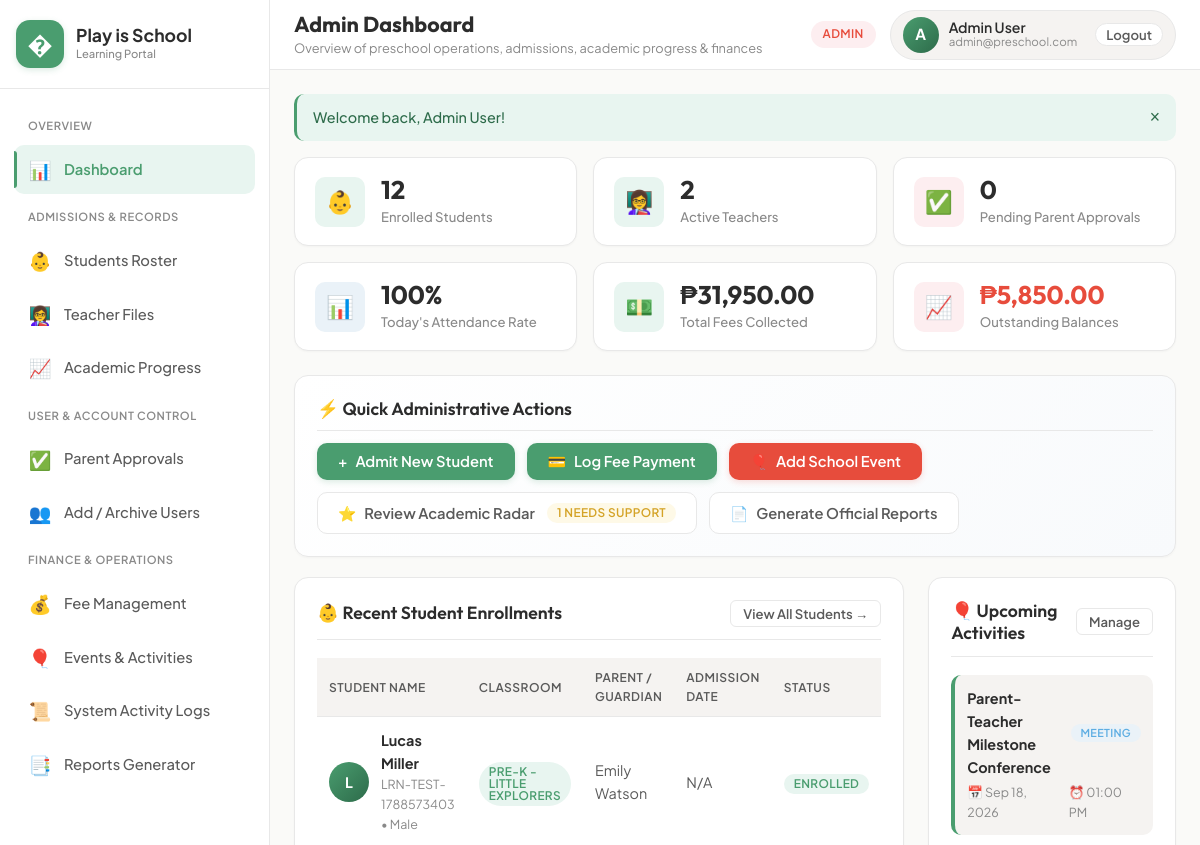
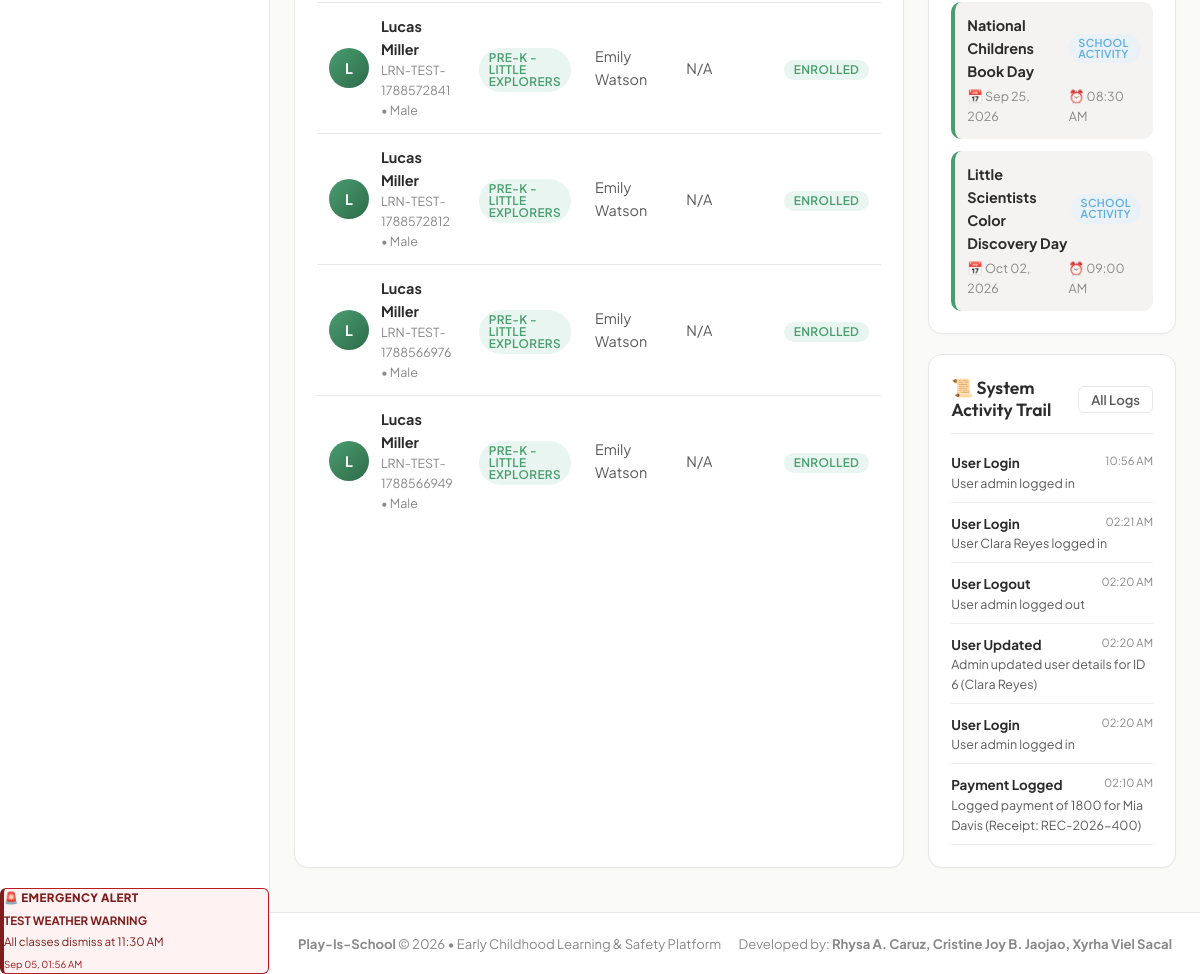
/admin/index.php (signed in), run on the app's committed database (2 pictures, top to bottom).
### tables this page shows
CREATE TABLE emergency_alerts (
            id INTEGER PRIMARY KEY AUTOINCREMENT,
            title TEXT NOT NULL,
            message TEXT NOT NULL,
            severity TEXT DEFAULT 'urgent' CHECK(severity IN ('urgent', 'critical', 'warning')),
            posted_by INTEGER,
            created_at DATETIME DEFAULT CURRENT_TIMESTAMP,
            is_active INTEGER DEFAULT 1,
            FOREIGN KEY (posted_by) REFERENCES users(id) ON DELETE SET NULL
        );

CREATE TABLE students (
            id INTEGER PRIMARY KEY AUTOINCREMENT,
            first_name TEXT NOT NULL,
            last_name TEXT NOT NULL,
            lrn TEXT UNIQUE,
            dob DATE NOT NULL,
            gender TEXT CHECK(gender IN ('Male', 'Female')),
            blood_type TEXT,
            classroom_id INTEGER,
            parent_id INTEGER,
            address TEXT,
            emergency_contact_name TEXT,
            emergency_contact_phone TEXT,
            allergies TEXT,
            medical_notes TEXT,
            enrollment_status TEXT DEFAULT 'enrolled' CHECK(enrollment_status IN ('enrolled', 'archived', 'withdrawn')),
            admission_date DATE,
            avatar TEXT,
            FOREIGN KEY (classroom_id) REFERENCES classrooms(id) ON DELETE SET NULL,
            FOREIGN KEY (parent_id) REFERENCES users(id) ON DELETE SET NULL
        );

CREATE TABLE classrooms (
            id INTEGER PRIMARY KEY AUTOINCREMENT,
            name TEXT NOT NULL,
            room_number TEXT,
            capacity INTEGER DEFAULT 20,
            teacher_id INTEGER,
            FOREIGN KEY (teacher_id) REFERENCES users(id) ON DELETE SET NULL
        );

CREATE TABLE users (
            id INTEGER PRIMARY KEY AUTOINCREMENT,
            name TEXT NOT NULL,
            email TEXT UNIQUE NOT NULL,
            password TEXT NOT NULL,
            role TEXT NOT NULL CHECK(role IN ('admin', 'teacher', 'parent')),
            phone TEXT,
            status TEXT NOT NULL DEFAULT 'active' CHECK(status IN ('active', 'pending_approval', 'archived', 'rejected')),
            avatar TEXT,
            created_at DATETIME DEFAULT CURRENT_TIMESTAMP,
            updated_at DATETIME DEFAULT CURRENT_TIMESTAMP
        );

CREATE TABLE events (
            id INTEGER PRIMARY KEY AUTOINCREMENT,
            title TEXT NOT NULL,
            description TEXT,
            event_date DATE NOT NULL,
            start_time TIME,
            end_time TIME,
            location TEXT,
            event_type TEXT DEFAULT 'School Activity',
            created_by INTEGER,
            created_at DATETIME DEFAULT CURRENT_TIMESTAMP,
            FOREIGN KEY (created_by) REFERENCES users(id) ON DELETE SET NULL
        );

CREATE TABLE activity_logs (
            id INTEGER PRIMARY KEY AUTOINCREMENT,
            user_id INTEGER,
            action TEXT NOT NULL,
            details TEXT,
            ip_address TEXT,
            created_at DATETIME DEFAULT CURRENT_TIMESTAMP,
            FOREIGN KEY (user_id) REFERENCES users(id) ON DELETE SET NULL
        );

### admin/index.php (the view, shortened to what the rows shown need)
<?php
require_once dirname(__DIR__) . '/includes/auth.php';
$db = getDB();
$today = date('Y-m-d');
$recentStudents = $db->query("
    SELECT s.*, c.name as class_name, u.name as parent_name
    FROM students s
    LEFT JOIN classrooms c ON s.classroom_id = c.id
    LEFT JOIN users u ON s.parent_id = u.id
    WHERE s.enrollment_status = 'enrolled'
    ORDER BY s.id DESC LIMIT 5
")->fetchAll();
$upcomingEvents = $db->query("
    SELECT * FROM events
    WHERE event_date >= '$today'
    ORDER BY event_date ASC LIMIT 4
")->fetchAll();
$recentLogs = $db->query("
    SELECT l.*, u.name as user_name, u.role as user_role
    FROM activity_logs l
    LEFT JOIN users u ON l.user_id = u.id
    ORDER BY l.id DESC LIMIT 6
")->fetchAll();
require_once dirname(__DIR__) . '/includes/header.php';
?>
<div style="display: grid; grid-template-columns: 2fr 1fr; gap: 24px;">
    <div class="card">
        <div class="table-responsive">
            <table class="table">
                <thead>
                    <tr>
                        <th>Student Name</th>
                        <th>Classroom</th>
                        <th>Parent / Guardian</th>
                        <th>Admission Date</th>
                        <th>Status</th>
                    </tr>
                </thead>
                <tbody>
                    <?php if (empty($recentStudents)): ?>
                        <tr><td colspan="5" style="text-align:center; padding: 24px; color: var(--text-muted);">No student records found.</td></tr>
                    <?php else: ?>
                        <?php foreach ($recentStudents as $s): ?>
                            <tr>
                                <td>
                                    <div class="user-cell">
                                        <div class="user-cell-avatar">
                                            <?= strtoupper(substr($s['first_name'], 0, 1)) ?>
                                        </div>
                                        <div>
                                            <div class="user-cell-name"><?= htmlspecialchars($s['first_name'] . ' ' . $s['last_name']) ?></div>
                                            <div class="user-cell-sub"><?= htmlspecialchars($s['lrn'] ?? 'No LRN') ?> &bull; <?= htmlspecialchars($s['gender']) ?></div>
                                        </div>
                                    </div>
                                </td>
                                <td><span class="badge badge-primary"><?= htmlspecialchars($s['class_name'] ?? 'Unassigned') ?></span></td>
                                <td><?= htmlspecialchars($s['parent_name'] ?? 'Not Linked') ?></td>
                                <td><?= formatDate($s['admission_date']) ?></td>
                                <td><span class="badge badge-success"><?= strtoupper($s['enrollment_status']) ?></span></td>
                            </tr>
                        <?php endforeach; ?>
                    <?php endif; ?>
                </tbody>
            </table>
        </div>
    </div>
    <div>
        <div class="card">
            <?php if (empty($upcomingEvents)): ?>
                <p style="color: var(--text-muted); font-size: 0.88rem;">No upcoming events scheduled.</p>
            <?php else: ?>
                <div style="display: flex; flex-direction: column; gap: 12px;">
                    <?php foreach ($upcomingEvents as $evt): ?>
                        <div style="padding: 12px; background: var(--bg-card-subtle); border-radius: var(--radius-md); border-left: 4px solid var(--primary);">
                            <div class="d-flex justify-between align-center" style="margin-bottom: 4px;">
                                <strong style="font-size: 0.9rem; color: var(--text-primary);"><?= htmlspecialchars($evt['title']) ?></strong>
                                <span class="badge badge-info" style="font-size: 0.68rem;"><?= htmlspecialchars($evt['event_type']) ?></span>
                            </div>
                            <div style="font-size: 0.78rem; color: var(--text-muted); display: flex; gap: 10px;">
                                <span>📅 <?= formatDate($evt['event_date']) ?></span>
                                <span>⏰ <?= formatTime($evt['start_time']) ?></span>
                            </div>
                        </div>
                    <?php endforeach; ?>
                </div>
            <?php endif; ?>
        </div>
        <div class="card">
            <div style="display: flex; flex-direction: column; gap: 10px; font-size: 0.84rem;">
                <?php foreach ($recentLogs as $log): ?>
                    <div style="border-bottom: 1px solid var(--border-subtle); padding-bottom: 8px;">
                        <div class="d-flex justify-between">
                            <strong style="color: var(--text-primary);"><?= htmlspecialchars($log['action']) ?></strong>
                            <small style="color: var(--text-muted);"><?= date('h:i A', strtotime($log['created_at'])) ?></small>
                        </div>
                        <div style="color: var(--text-secondary); font-size: 0.78rem;">
                            <?= htmlspecialchars($log['details']) ?>
                        </div>
                    </div>
                <?php endforeach; ?>
            </div>
        </div>
    </div>
</div>
<?php require_once dirname(__DIR__) . '/includes/footer.php'; ?>

### includes/sidebar/sidebar.php (shortened to what the rows shown need)
<?php
$activeEmergency = getActiveEmergencyAlert();
?>
<aside class="app-sidebar" id="appSidebar">
    <?php if ($activeEmergency): ?>
        <div class="sidebar-emergency" role="alert">
            <div class="sidebar-emergency-title">🚨 Emergency Alert</div>
            <strong><?= htmlspecialchars($activeEmergency['title']) ?></strong>
            <p><?= htmlspecialchars($activeEmergency['message']) ?></p>
            <small><?= date('M d, h:i A', strtotime($activeEmergency['created_at'])) ?></small>
        </div>
    <?php endif; ?>
</aside>

### data on the page
emergency_alerts: title "TEST WEATHER WARNING", message "All classes dismiss at 11:30 AM", created_at "Sep 05, 01:56 AM"
students: first_name "L", first_name+last_name "Lucas Miller", lrn "LRN-TEST-1788573403", gender "Male", classroom.name "PRE-K - LITTLE EXPLORERS", parent.name "Emily Watson", admission_date "N/A", enrollment_status "ENROLLED"
students: first_name "L", first_name+last_name "Lucas Miller", lrn "LRN-TEST-1788572841", gender "Male", classroom.name "PRE-K - LITTLE EXPLORERS", parent.name "Emily Watson", admission_date "N/A", enrollment_status "ENROLLED"
students: first_name "L", first_name+last_name "Lucas Miller", lrn "LRN-TEST-1788572812", gender "Male", classroom.name "PRE-K - LITTLE EXPLORERS", parent.name "Emily Watson", admission_date "N/A", enrollment_status "ENROLLED"
students: first_name "L", first_name+last_name "Lucas Miller", lrn "LRN-TEST-1788566976", gender "Male", classroom.name "PRE-K - LITTLE EXPLORERS", parent.name "Emily Watson", admission_date "N/A", enrollment_status "ENROLLED"
students: first_name "L", first_name+last_name "Lucas Miller", lrn "LRN-TEST-1788566949", gender "Male", classroom.name "PRE-K - LITTLE EXPLORERS", parent.name "Emily Watson", admission_date "N/A", enrollment_status "ENROLLED"
events: title "Parent-Teacher Milestone Conference", event_type "MEETING", event_date "Sep 18, 2026", start_time "01:00 PM"
events: title "National Childrens Book Day", event_type "SCHOOL ACTIVITY", event_date "Sep 25, 2026", start_time "08:30 AM"
events: title "Little Scientists Color Discovery Day", event_type "SCHOOL ACTIVITY", event_date "Oct 02, 2026", start_time "09:00 AM"
activity_logs: action "User Login", created_at "10:56 AM", details "User admin logged in"
activity_logs: action "User Login", created_at "02:21 AM", details "User Clara Reyes logged in"
activity_logs: action "User Logout", created_at "02:20 AM", details "User admin logged out"
activity_logs: action "User Updated", created_at "02:20 AM", details "Admin updated user details for ID 6 (Clara Reyes)"
activity_logs: action "User Login", created_at "02:20 AM", details "User admin logged in"
activity_logs: action "Payment Logged", created_at "02:10 AM", details "Logged payment of 1800 for Mia Davis (Receipt: REC-2026-400)"

### other printed values
$pageTitle "Admin Dashboard"
$pageSubtitle "Overview of preschool operations, admissions, academic progress & finances"
$role "ADMIN"
substr($user['name'] ?? 'U', 0, 1) "A"
$user['name'] "Admin User"
$user['email'] "admin@preschool.com"
$flash['message'] "Welcome back, Admin User!"
$totalStudents "12"
$totalTeachers "2"
$pendingApprovals "0"
$attendanceRate "100"
formatMoney($totalFeesPaid) "₱31,950.00"
formatMoney($totalOutstanding) "₱5,850.00"
$needsSupportCount "1"
APP_NAME "Play-Is-School"
